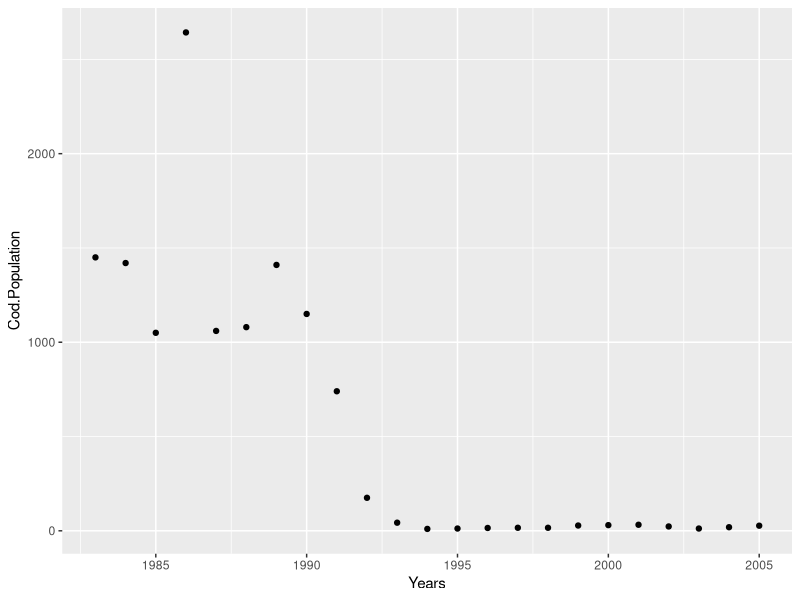

The R source for this figure: (Note: this script raises an error after producing the figure.)
## ---- chunk 1
knitr::opts_chunk$set(echo = TRUE,tidy.opts=list(width.cutoff=80), tidy=TRUE)
## ---- chunk 2
cod_pop <- c(1450, 1420, 1050, 2643, 1060, 1080, 1410, 1150, 740, 175, 43, 10, 12, 15, 16, 16, 28, 30, 32, 23, 12, 19, 27)
years <- c(1983, 1984, 1985, 1986, 1987, 1988, 1989, 1990, 1991, 1992, 
1993, 1994, 1995, 1996, 1997, 1998, 1999, 2000, 2001, 2002, 2003, 
2004, 2005)
## ---- chunk 3
library(tidyverse)
cod_pop_over_time <- data.frame("Years" = years, 
                                "Cod Population"= cod_pop)

ggplot(data = cod_pop_over_time, aes(x= Years, y= Cod.Population))+
  geom_point()
## ---- chunk 4
##given in the newer qmd instructions on Canvas. 

{r}
#Step 1: Define parameters
r <- 0.46
t <- c(1:50)

#Step 2: make a vector to store population change
N <- vector(length = length(t))
N[1] <- 0.1 

#Step 3: run the for loop
for (i in t) {
  N[i+1] <-  N[i] + r*N[i]
}

plot(N)
## ---- chunk 5
#Initial loop with the default parameters. 
#Step 1: Define parameters
r <- 0.4
t <- c(1:50)
K<- 1

#Step 2: make a vector to store population change
N <- vector(length = length(t))
N[1] <- 0.1 

#Step 3: run the for loop
for (i in t) {
  N[i+1] <-  N[i] + r*N[i]*((1-N[i])/K)
}

plot(N)
## ---- chunk 6
#Now increasing r and addressing the second half of that question
#Step 1: Define parameters
#r <- 0.4
t <- c(1:50)
K<- 1

#Step 2: make a vector to store population change
N <- vector(length = length(t))
N[1] <- 0.1 
#Step 2 pt2: make a vector to store the growth rate change


#Step 3: run the for loop
for (i in t) {
  N[i+1] <-  N[i] + r*N[i]*((1-N[i])/K)
}

plot(N)

## ---- chunk 7
library(tidyverse)
library(dplyr)
library(ggplot2)

measles <- read.table('measles_wales_and_UK.txt',
                    header=TRUE)

ggplot(measles,aes(x=Year,y=Notifications))+
  geom_line(linewidth=0.7)+
  geom_vline(xintercept=1968, color="red",
             linetype="dashed",linewidth=0.5)+
  geom_vline(xintercept=1988, color="green",
             linetype="dashed",linewidth=0.5)+
  geom_vline(xintercept=1996, color="blue",
             linetype="dashed",linewidth=0.5)+
  theme_minimal()+
  ylab("Measle cases")
## ---- chunk 8
ggplot(measles,aes(x=Year,y=Total_Deaths))+
  geom_line(linewidth=0.7)+
  geom_vline(xintercept=1968, color="red",
             linetype="dashed",linewidth=0.5)+
  geom_vline(xintercept=1988, color="green",
             linetype="dashed",linewidth=0.5)+
  geom_vline(xintercept=1996, color="blue",
             linetype="dashed",linewidth=0.5)+
  theme_minimal()+
  ylab("Deaths caused by measles")
## ---- chunk 9
measles %>% filter(Year>"1960") %>% 
ggplot(aes(x=Year,y=Total_Deaths))+
  geom_line(linewidth=0.7)+
  geom_vline(xintercept=1968, color="red",
             linetype="dashed",linewidth=0.5)+
  geom_vline(xintercept=1988, color="green",
             linetype="dashed",linewidth=0.5)+
  geom_vline(xintercept=1996, color="blue",
             linetype="dashed",linewidth=0.5)+
  theme_minimal()+
  ylab("Deaths caused by measles")
## ---- chunk 10
sample.population <- function(p,N){
  next_pop = vector('character',length = N)
  for (i in 1:N){
    new_allele = sample(x = c('A','a'),size = 1,prob=c(p,1-p))
    if (new_allele=='a'){
      new_allele=sample(x=c('A','a'),size=1,prob=c(u,1-u))
    } else {
      new_allele
    }
    next_pop[i] = as.character(new_allele)
  }
  return(sum(next_pop=='A')/N) # returns the value for p
}

p = vector(mode = 'numeric',length = max.time)
p[1]=p_ini

for (t in 1:(max.time-1)){
  p[t+1] = sample.population(p[t],N)
}

plot(1:max.time,p,ylim=c(0,1),type='l',las=1,
     ylab='Freq(A)',xlab='Time')
